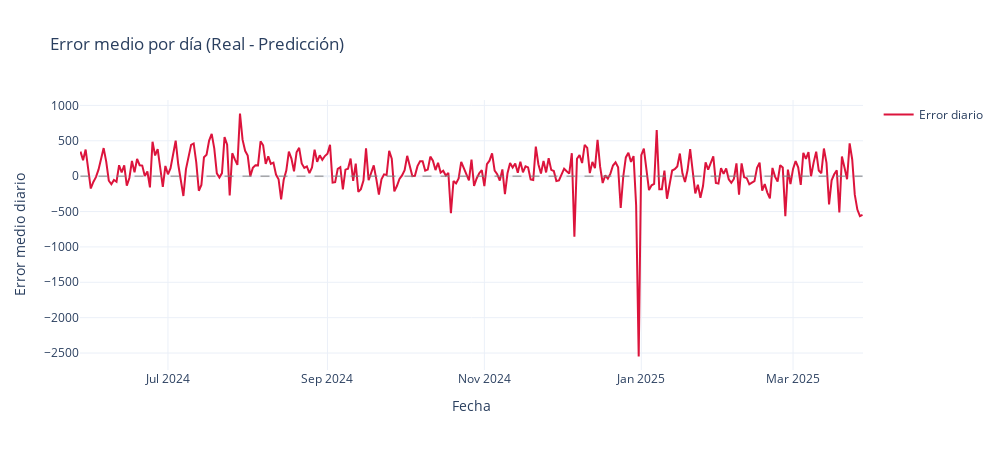

The notebook cell this image was saved under:
### Code cell
import plotly.graph_objects as go

fig = go.Figure()

# Línea de error diario
fig.add_trace(go.Scatter(
    x=df_error_diario["dia"],
    y=df_error_diario["error"],
    mode="lines",
    line=dict(color="crimson", width=2),
    name="Error diario"
))

# Línea horizontal en 0
fig.add_shape(
    type="line",
    x0=df_error_diario["dia"].min(),
    x1=df_error_diario["dia"].max(),
    y0=0, y1=0,
    line=dict(color="gray", width=1, dash="dash")
)

# Layout
fig.update_layout(
    title="Error medio por día (Real - Predicción)",
    xaxis_title="Fecha",
    yaxis_title="Error medio diario",
    template="plotly_white",
    height=450,
    width=1000,
    showlegend=True
)

fig.show()

### Figure 1 — Plotly figure (JSON) as saved in the notebook; plotly's stock layout.template omitted (floating-point values rounded to 4 significant figures; data arrays with more than 128 entries replaced by an {"elided": "..."} marker saying what was removed)
{"data": [{"line": {"color": "crimson", "width": 2}, "mode": "lines", "name": "Error diario", "type": "scatter", "x": {"elided": "305 str values"}, "y": {"elided": "305 float values"}}], "layout": {"height": 450, "shapes": [{"line": {"color": "gray", "dash": "dash", "width": 1}, "type": "line", "x0": "2024-05-28", "x1": "2025-03-28", "y0": 0, "y1": 0}], "showlegend": true, "title": {"text": "Error medio por día (Real - Predicción)"}, "width": 1000, "xaxis": {"title": {"text": "Fecha"}}, "yaxis": {"title": {"text": "Error medio diario"}}}}
